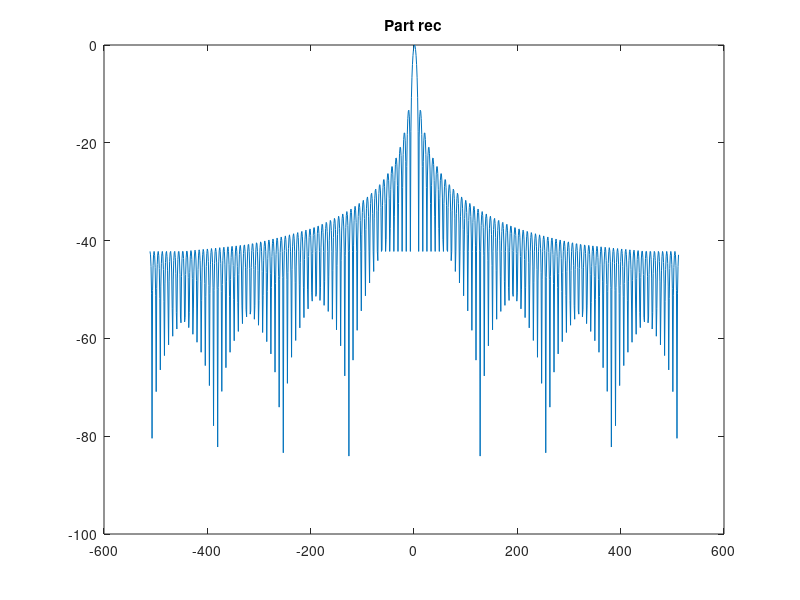
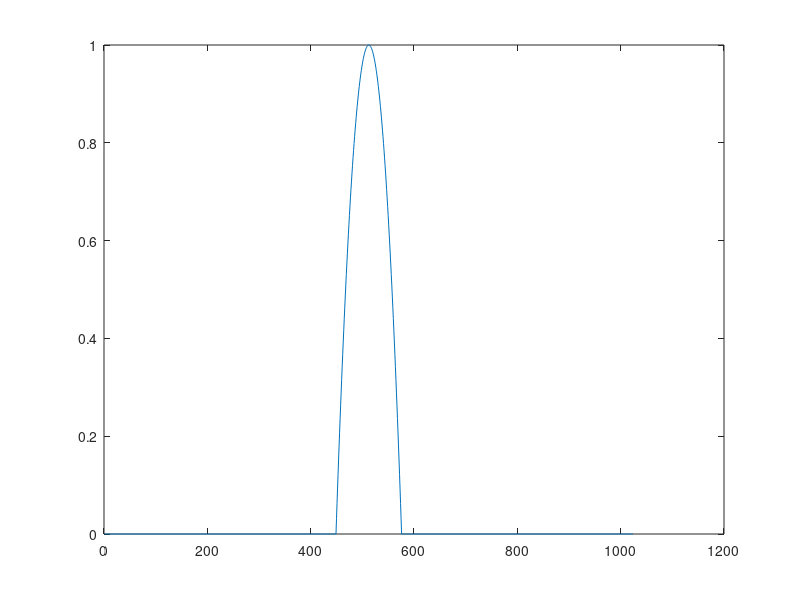
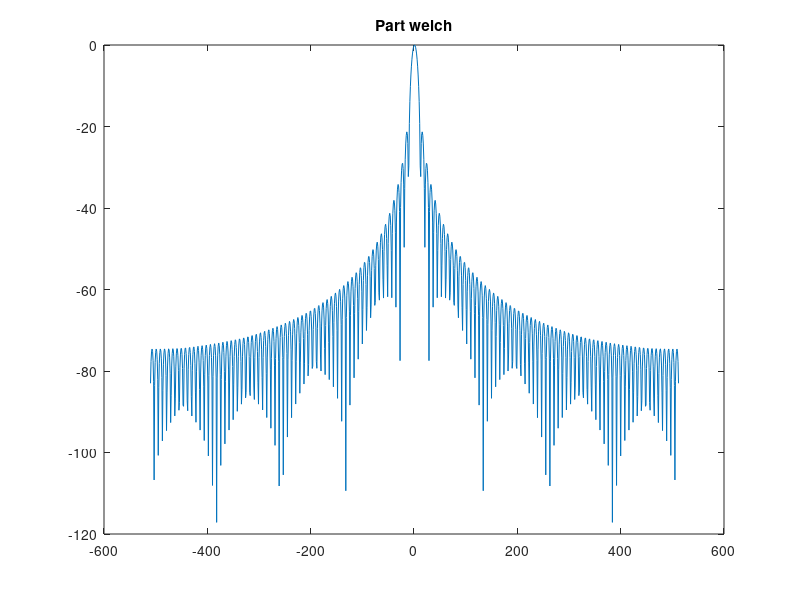
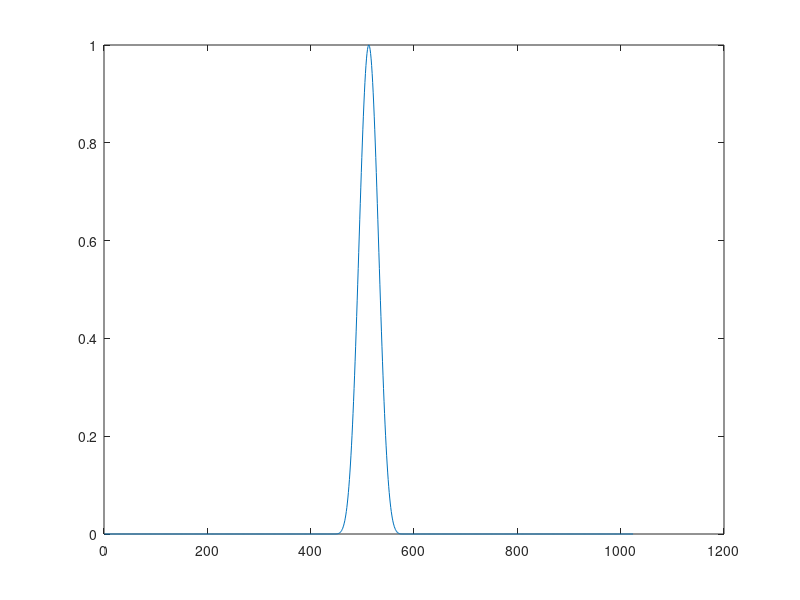

Write the MATLAB code that produced these figures, in order. (Note: this script raises an error after producing the figures.)
%%Q1

%part a
size = 128;

%rectangular window
rec = zeros(1024,1);
for i = length(rec)/2-64:length(rec)/2+64
    rec(i) = 1;
end
recFFT = abs(fftshift(fft(rec,1024)));
window = -length(recFFT)/2+1:length(recFFT)/2;
figure
plot(window, 20*log10(recFFT)-max(20*log10(recFFT)))
title('Part rec')


%welch window
welch = zeros(1,1024);
n = 0:(size-1);
welchS = 1-((n-(size-1)/2)/((size-1)/2)).^2;
welch((length(welch)/2-64+1):(length(welch)/2+64)) = welchS;
figure
plot(welch)
welchFFT = abs(fftshift(fft(welch,1024)));
window = -length(welchFFT)/2+1:length(welchFFT)/2;
figure
plot(window, 20*log10(welchFFT)-max(20*log10(welchFFT)))
title('Part welch')


%Blackman-Harris Window
BHwin = zeros(1,1024);
n = 0:(size-1);
a0 = 0.35875;
a1 = 0.48829;
a2 = 0.14128;
a3 = 0.01168;
BHwinS = a0 - a1*cos(2*pi*n/(size-1)) + a2*cos(4*pi*n/(size-1)) - a3*cos(6*pi*n/(size-1));
BHwin((length(BHwin)/2-64+1):(length(BHwin)/2+64)) = BHwinS;
figure
plot(BHwin)
BHwinFFT = abs(fftshift(fft(BHwin,1024)));
window = -length(BHwinFFT)/2+1:length(BHwinFFT)/2;
figure
plot(window, 20*log10(BHwinFFT)-max(20*log10(BHwinFFT)))
title('Part bh')

%%
%part b
%parameters
cyst = importdata('anecoicCystData.mat');
center = 64; %center channel
s_rate = cyst.samplingRateMHz * 10^6;
freq = cyst.frequencyMHz * 10^6;
c = 1540;

%data split into 5 equal segments
seg = zeros(1,5);
for i = 1:4
    seg(i) = i * floor(size(cyst.data,1)/5);
end
seg(5) = size(cyst.data,1);

%segment delay profiles
for i = 1:5
    dis = sqrt((abs((1:128)-center) * 0.1953/1000).^2 + (seg(i)/s_rate * c ).^2);
    t01 = 1/c .* dis;
    t01 = (t01 - min(t01));
    t(i,1:128) = t01;
end
t = t';
sampleD = zeros(128,5);
for i = 1:5
    sampleD(:,i) = floor(t(:,i) .* s_rate);
end
sampleD = sampleD';


%create delayed signal
seg(2:6) = seg(1:5);
seg(1) = 1;
RFdata = zeros(size(cyst.data,1),size(cyst.data,2));
for i = 2:6
    for j = 1:size(cyst.data,3)
        for n = 1:size(cyst.data,2)
            for k = seg(i-1):seg(i)
                delayedSignal( (k-seg(i-1)+1)-sampleD(i-1,n)+max(sampleD(i-1,:)),n) = cyst.data(k,n,j);
            end
        end
        delayedSignal = delayedSignal(max(sampleD(i-1,:))+1:end,:) 
        RFdata(seg(i-1):seg(i),j) = sum(delayedSignal,2);
        clear delayedSignal
    end
end

xmax = 0.1953/1000 * 128;
ymax = seg(i)/s_rate * c / 2;
bMode = abs(hilbert(RFdata));
bMode = bMode./max(max(bMode));
bModeComp = 20*log10(bMode);
figure
imagesc([0 xmax],[0 ymax],bModeComp, [-50 0])
colormap gray
xlabel('lateral width (m)')
ylabel('depth (m)')
title('Part B: Anechoic Cyst')
axis image

% dopplerData = importdata('homework4_2.mat');
% fs = dopplerData.fs; 
% signal = dopplerData.signal;
% f0 = dopplerData.f0;
% 
% imagesc(data_delay(:,:,64));
% colormap gray
% 
% baselineRF = squeeze(sum(data_delay,2));
% baselineEnv = abs(hilbert(baeslineRF));
% baselineEnv = baselinEnv./max(baselineEnv(:));
% imagesc(20*log10(baselineEnv), [-60 -10]);
% 
% %%%welch windows
% N = size(data_delay,2);
% n = 0:(N-1);
% welch = 1-((n-(N-1)/2)/((N-1)/2)).^2
% 
% %%%apply the windows
% szDat = size(data_delay);
% apodMask = repmat(welch,[szDat(1),1,szDat(3)]);


%% Q2
%import data
signal = dopplerData.signal;
f0 = dopplerData.f0;
fs = dopplerData.fs; %%Hz?

%part a
t = 1:length(signal);
t = t./fs;
figure
plot( t(1:(length(t)/6)), signal(1:(length(t)/6)) )
xlabel('Time (s)')
ylabel('Volts (V)')
title('Part A')

%part b
S = abs(fftshift(fft(signal)));
freq = -fs/2:fs/length(signal):(fs/2 - fs/length(signal));
figure
plot(freq,S)
xlabel('Frequency (Hz)')
ylabel('Amplitude (V)')
title('Part B')
%%
%part c
t(2:length(signal)+1) = t(1:length(signal));
t(1) = 0;
t = t(1:length(signal));
inPhase = cos(2*pi*f0*t);
outPhase = sin(2*pi*f0*t);
sigHeterI = signal .* inPhase';
sigHeterQ = signal .* outPhase';

%filter
filtBwArr = [0.01:.1:2];
for i=1:length(filtBwArr);
  filtBW = filtBwArr(i);
  filtCutoff = [f0-f0*filtBW/2 f0+f0*filtBW/2]/(fs/2);

  filtCoefs = fir1(100,filtCutoff,'low');

  sigFilt = filtfilt(filtCoefs,1,sigHeterI);
  sigFiltStore(:,i) = sigFilt;
  
  PSigErr(i) = sum((sigHeterI-sigFilt).^2);
  
  snrStore2(i) = PSigErr(i);
end

[Y,bw2] = min(snrStore2);
filtCutoff = [f0-f0*filtBwArr(bw2)/2 f0+f0*filtBwArr(bw2)/2]/(fs/2);
filtCoefs = fir1(100,filtCutoff,'low');
sigFilt2 = filtfilt(filtCoefs,1,sigHeterI);

figure
plot(sigFilt2)

figure
plot(sigHeterI)
xlabel('Frequency (Hz)')
ylabel('Amplitude (V)')
title('Part C: I Component')
figure
plot(sigHeterQ)
xlabel('Frequency (Hz)')
ylabel('Amplitude (V)')
title('Part C: Q Component')

%% Q4
%Problem 7.10






